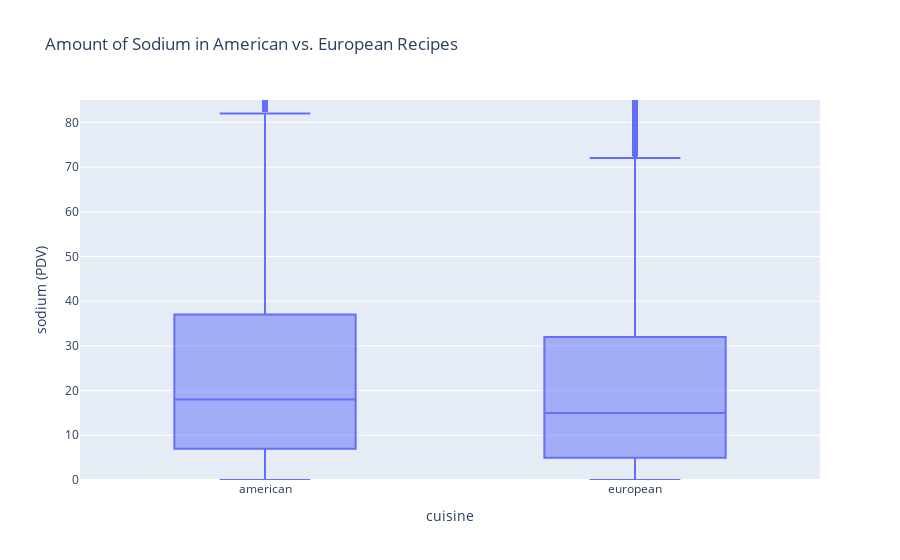

This figure's notebook cell:
### Code cell
sodium_box = px.box(
    combined,
    x = 'cuisine',
    y = 'sodium (PDV)',
    title = 'Amount of Sodium in American vs. European Recipes'
)

# Adjusting y-axis to show the box in better detail
sodium_box.update_yaxes(range=[0, 85])
sodium_box.show()

### Figure 1 — Plotly figure (JSON) as saved in the notebook; plotly's stock layout.template omitted (floating-point values rounded to 4 significant figures; data arrays with more than 128 entries replaced by an {"elided": "..."} marker saying what was removed)
{"data": [{"alignmentgroup": "True", "hovertemplate": "cuisine=%{x}<br>sodium (PDV)=%{y}<extra></extra>", "legendgroup": "", "marker": {"color": "#636efa"}, "name": "", "notched": false, "offsetgroup": "", "orientation": "v", "showlegend": false, "type": "box", "x": {"elided": "17682 str values"}, "x0": " ", "xaxis": "x", "y": {"elided": "17682 int values"}, "y0": " ", "yaxis": "y"}], "layout": {"autosize": true, "boxmode": "group", "legend": {"tracegroupgap": 0}, "title": {"text": "Amount of Sodium in American vs. European Recipes"}, "xaxis": {"anchor": "y", "autorange": true, "domain": [0, 1], "range": [-0.5, 1.5], "title": {"text": "cuisine"}, "type": "category"}, "yaxis": {"anchor": "x", "domain": [0, 1], "range": [0, 85], "title": {"text": "sodium (PDV)"}, "type": "linear"}}}
